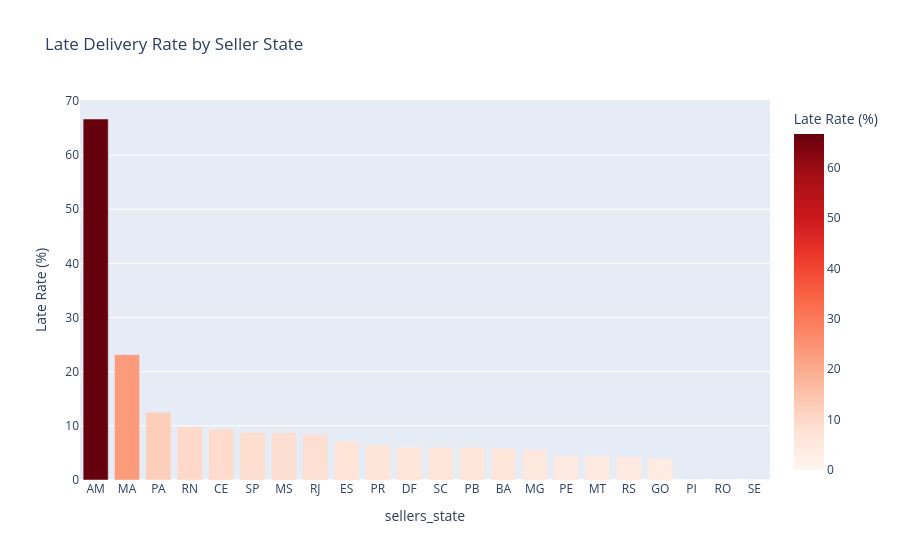

The notebook cell this image was saved under:
### Code cell
seller_late = df.groupby('seller_state')['is_late'].mean().sort_values(ascending=False).reset_index()
seller_late.columns = ['sellers_state','late_rate']
seller_late['late_rate'] = round(seller_late['late_rate'] * 100,2) 

fig = px.bar(seller_late,
             x='sellers_state',
             y='late_rate',
             title='Late Delivery Rate by Seller State',
             color='late_rate',
             color_continuous_scale='Reds',
             labels={'late_rate' : 'Late Rate (%)','seller_state': 'Seller State'})
fig.show()

### Figure 1 — Plotly figure (JSON) as saved in the notebook; plotly's stock layout.template omitted (floating-point values rounded to 4 significant figures)
{"data": [{"hovertemplate": "sellers_state=%{x}<br>Late Rate (%)=%{marker.color}<extra></extra>", "legendgroup": "", "marker": {"color": [66.67, 23.14, 12.5, 9.8, 9.41, 8.77, 8.7, 8.46, 7.14, 6.5, 6.09, 6.06, 6.06, 5.84, 5.64, 4.49, 4.48, 4.33, 4.01, 0.0, 0.0, 0.0], "coloraxis": "coloraxis", "pattern": {"shape": ""}}, "name": "", "orientation": "v", "showlegend": false, "textposition": "auto", "type": "bar", "x": ["AM", "MA", "PA", "RN", "CE", "SP", "MS", "RJ", "ES", "PR", "DF", "SC", "PB", "BA", "MG", "PE", "MT", "RS", "GO", "PI", "RO", "SE"], "xaxis": "x", "y": [66.67, 23.14, 12.5, 9.8, 9.41, 8.77, 8.7, 8.46, 7.14, 6.5, 6.09, 6.06, 6.06, 5.84, 5.64, 4.49, 4.48, 4.33, 4.01, 0.0, 0.0, 0.0], "yaxis": "y"}], "layout": {"barmode": "relative", "coloraxis": {"colorbar": {"title": {"text": "Late Rate (%)"}}, "colorscale": [[0, "rgb(255,245,240)"], [0.125, "rgb(254,224,210)"], [0.25, "rgb(252,187,161)"], [0.375, "rgb(252,146,114)"], [0.5, "rgb(251,106,74)"], [0.625, "rgb(239,59,44)"], [0.75, "rgb(203,24,29)"], [0.875, "rgb(165,15,21)"], [1, "rgb(103,0,13)"]]}, "legend": {"tracegroupgap": 0}, "title": {"text": "Late Delivery Rate by Seller State"}, "xaxis": {"anchor": "y", "domain": [0, 1], "title": {"text": "sellers_state"}}, "yaxis": {"anchor": "x", "domain": [0, 1], "title": {"text": "Late Rate (%)"}}}}
